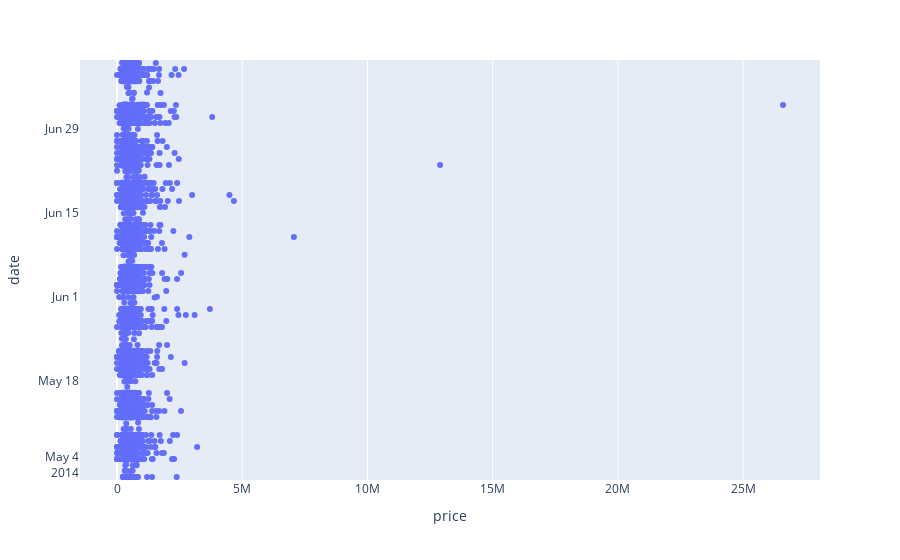

The notebook cell saved with this chart:
### Markdown cell above
La función strip() ayuda a crear gráficos de bandas utilizando boxtrazos subyacentes.

### Code cell
fig = px.strip(df, x="price", y="date")
fig.show()

### Figure 1 — Plotly figure (JSON) as saved in the notebook; plotly's stock layout.template omitted (floating-point values rounded to 4 significant figures; data arrays with more than 128 entries replaced by an {"elided": "..."} marker saying what was removed)
{"data": [{"alignmentgroup": "True", "boxpoints": "all", "fillcolor": "rgba(255,255,255,0)", "hoveron": "points", "hovertemplate": "price=%{x}<br>date=%{y}<extra></extra>", "legendgroup": "", "line": {"color": "rgba(255,255,255,0)"}, "marker": {"color": "#636efa"}, "name": "", "offsetgroup": "", "orientation": "h", "pointpos": 0, "showlegend": false, "type": "box", "x": {"elided": "4600 float values"}, "x0": " ", "xaxis": "x", "y": {"elided": "4600 str values"}, "y0": " ", "yaxis": "y"}], "layout": {"autosize": true, "boxmode": "group", "legend": {"tracegroupgap": 0}, "margin": {"t": 60}, "xaxis": {"anchor": "y", "autorange": true, "domain": [0, 1], "range": [-1477000.0, 28070000.0], "title": {"text": "price"}, "type": "linear"}, "yaxis": {"anchor": "x", "autorange": true, "domain": [0, 1], "range": ["2014-05-01 12:00", "2014-07-10 12:00"], "title": {"text": "date"}, "type": "date"}}}
